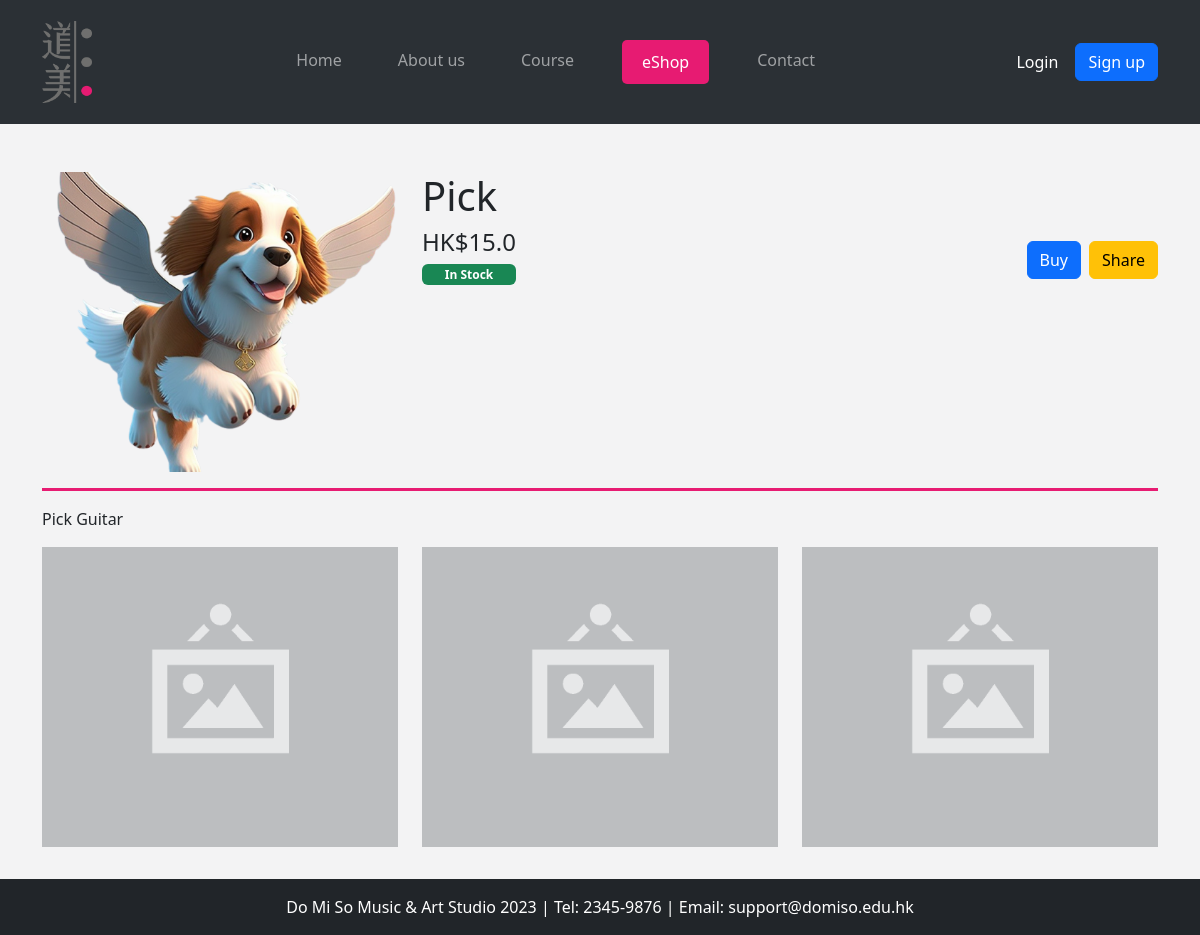
Screenshot of /eshopdetails.php?id=1 with the database file from the repository.
### tables this page shows
CREATE TABLE `products` (
  `id` int(11) NOT NULL,
  `name` varchar(255) NOT NULL,
  `price` decimal(10,1) NOT NULL,
  `in_stock` tinyint(1) NOT NULL DEFAULT 1,
  `description` text DEFAULT NULL,
  `thumbnail` varchar(255) DEFAULT NULL,
  `image1` varchar(255) DEFAULT NULL,
  `image2` varchar(255) DEFAULT NULL,
  `image3` varchar(255) DEFAULT NULL,
  `product_code` varchar(50) DEFAULT NULL
);

### eshopdetails.php (the view, shortened to what this page needs)
<?php
include('components/header.php');
if (isset($_GET['id']) && !empty($_GET['id'])) {
  $id = htmlspecialchars($_GET['id']);
  $sql = "SELECT * FROM products WHERE id = '$id'";
  $result = mysqli_query($conn, $sql);
  if (mysqli_num_rows($result) > 0) {
    $row = mysqli_fetch_assoc($result);
  } else {
    header('Location: eshop.php');
  }
}
?>
<div class="container course py-5">
  <div class="row">
    <div class="col-md-6 col-lg-4">
      <img src="<?= empty($row['thumbnail']) ? "./assets/images/noimage.png" : './uploads/products/' . $row['thumbnail'] ?>" class="img-fluid" />
    </div>
    <div class="col-md-6 col-lg-8">
      <h1 class="h1"><?= $row['name']  ?></h1>
      <div class="d-flex justify-content-between align-items-center">
        <div class="d-flex flex-column">
          <span class="price h4">HK$<?= $row['price'] ?></span>
          <?= $row['in_stock'] ? '<span class="is-stock h4 badge bg-success">In Stock</span>' : '<span class="is-stock h4 badge bg-danger">Out of Stock</span>'; ?>
        </div>
        <div class="d-flex gap-2">
          <div class="btn btn-primary" data-bs-toggle="modal" data-bs-target="#exampleModal">Buy</div>
          <div class="btn btn-warning" onclick="copyPageLink()">Share</div>
        </div>
      </div>
    </div>
  </div>
  <hr>
  <p><?= $row['description']  ?></p>
  <div class="row g-4">
    <div class="col-sm-12 col-md-4">
      <img src="<?= empty($row['image1']) ? "./assets/images/noimage.png" : './uploads/products/' . $row['image1'] ?>" class="img-fluid" />
    </div>
    <div class="col-sm-12 col-md-4">
      <img src="<?= empty($row['image2']) ? "./assets/images/noimage.png" : './uploads/products/' . $row['image2'] ?>" class="img-fluid" />
    </div>
    <div class="col-sm-12 col-md-4">
      <img src="<?= empty($row['image3']) ? "./assets/images/noimage.png" : './uploads/products/' . $row['image3'] ?>" class="img-fluid" />
    </div>
  </div>
</div>
<?php include('components/footer.php'); ?>

### assets/css/home.css (style rules this page uses)
:root { --primary-color: #e71b72; --bs-primary : red; --bs-primary-color: #e71b72; --bg-color:#6F6F6F; }
hr { border-color: var(--primary-color); border-width: 3px; opacity: 1; }
body { padding-bottom: 40px; background-color: #f3f3f4; }
.course img { width: 100%; height: 300px; object-fit: cover; }

### rows the page displays
products: thumbnail (picture), name "Pick", price "15.0", description "Pick Guitar"
